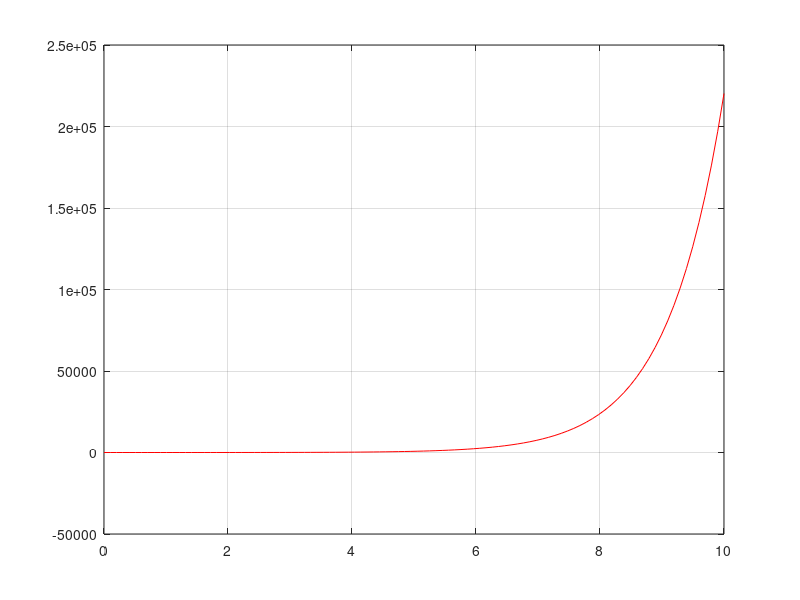

Write MATLAB code to recreate this figure. (Note: this script raises an error after producing the figure.)
format long
fun = @(x)(x.*exp(x) - x - 1);
dfun = @(x)(exp(x)*(x + 1) - 1);
x = linspace(0, 10, 100);
plot(x, fun(x), 'r')
grid on
hold on
[y1, n1] = bisec(fun, 0, 10, 1e-6)
plot(y1, 0, 'gx')
[y2, n2] = newton(fun, dfun, 5, 1e-6)
plot(y2, 0, 'gx')